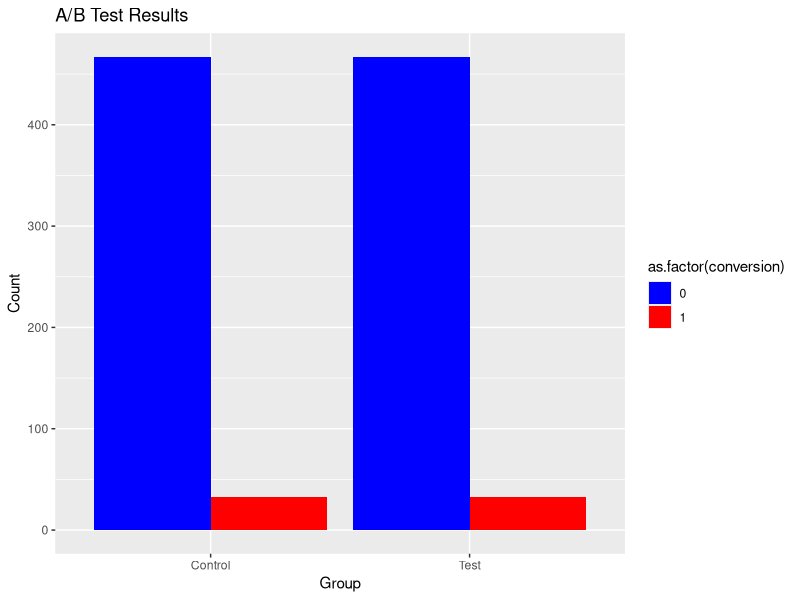
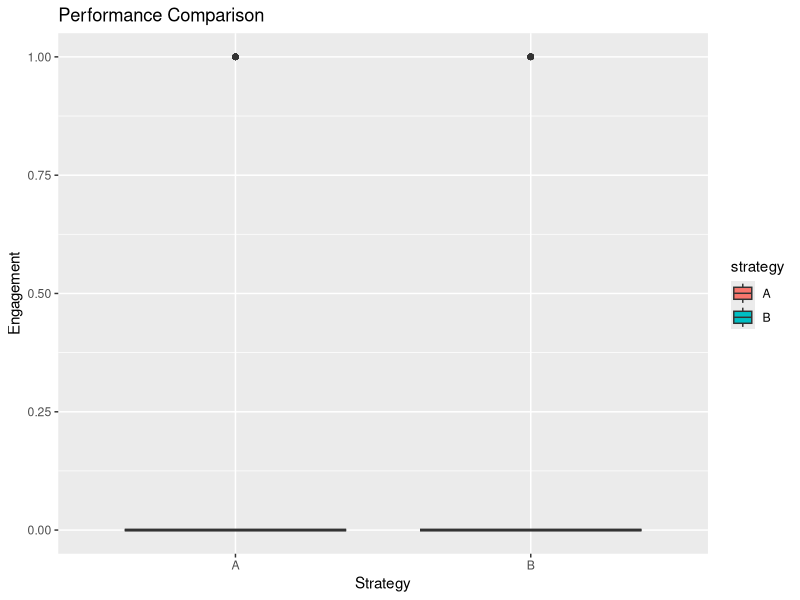
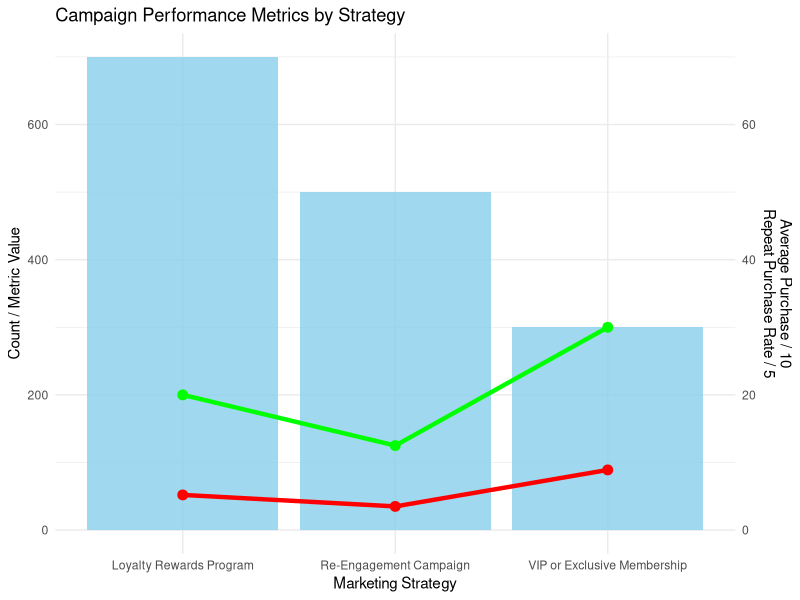

The R script that drew these images, in order:
install.packages(c("dplyr", "ggplot2"))
library(dplyr)
library(ggplot2)
# Set seed for reproducibility
set.seed(123)

control_data <- data.frame(user_id = 1:500, group = "Control")
test_data <- data.frame(user_id = 501:1000, group = "Test")

control_data$conversion <- rbinom(500, 1, 0.05)
test_data$conversion <- rbinom(500, 1, 0.08)
ab_test_data <- bind_rows(control_data, test_data)
ab_test_data <- ab_test_data[sample(nrow(ab_test_data)), ]
conversion_rates <- ab_test_data %>%
  group_by(group) %>%
  summarise(conversion_rate = mean(conversion))
print(conversion_rates)
ggplot(ab_test_data, aes(x = group, fill = as.factor(conversion))) +
  geom_bar(position = "dodge") +
  labs(title = "A/B Test Results", x = "Group", y = "Count") +
  scale_fill_manual(values = c("0" = "blue", "1" = "red"))

set.seed(123)
strategy_data <- data.frame(
  strategy = rep(c("A", "B"), each = 500),
  engagement = rbinom(1000, 1, c(0.05, 0.08))
)
summary(strategy_data)
library(ggplot2)

ggplot(strategy_data, aes(x = strategy, y = engagement, fill = strategy)) +
  geom_boxplot() +
  labs(title = "Performance Comparison", x = "Strategy", y = "Engagement")
t_test_result <- t.test(engagement ~ strategy, data = strategy_data)
print(t_test_result)
if (t_test_result$p.value < 0.05) {
  print("The difference in engagement is statistically significant.")
} else {
  print("There is no statistically significant difference in engagement.")
}
set.seed(123)
data <- data.frame(
  user_id = 1:1000,
  strategy = rep(c("A", "B"), each = 500),
  clicks = rbinom(1000, 1, c(0.2, 0.3)), # Simulated click data
  conversions = rbinom(1000, 1, c(0.05, 0.08)) # Simulated conversion data
)
data$ctr <- data$clicks / sum(data$clicks)
data$cr <- data$conversions / sum(data$conversions)
revenue_per_conversion <- 50 # Set your revenue per conversion value
data$revenue <- data$conversions * revenue_per_conversion
summary(data)
set.seed(123)

campaign_performance <- data.frame(
  Marketing_Strategy = c("Re-Engagement Campaign", "Loyalty Rewards Program", "VIP or Exclusive Membership"),
  Customers = c(500, 700, 300),
  Average_Purchase = c(3.5, 5.2, 8.9),
  Repeat_Purchase_Rate = c(25, 40, 60) # Percentage values
)

print(campaign_performance)

library(ggplot2)

ggplot(campaign_performance, aes(x = Marketing_Strategy)) +
  geom_bar(aes(y = Customers), stat = "identity", fill = "skyblue", alpha = 0.8) +
  geom_line(aes(y = Average_Purchase * 10, group = 1), color = "red", size = 1.5) +
  geom_point(aes(y = Average_Purchase * 10, group = 1), color = "red", size = 3) +
  geom_line(aes(y = Repeat_Purchase_Rate * 5, group = 1), color = "green", size = 1.5) +
  geom_point(aes(y = Repeat_Purchase_Rate * 5, group = 1), color = "green", size = 3) +
  labs(
    title = "Campaign Performance Metrics by Strategy",
    y = "Count / Metric Value",
    x = "Marketing Strategy"
  ) +
  scale_y_continuous(
    sec.axis = sec_axis(~./10, name = "Average Purchase / 10\nRepeat Purchase Rate / 5")
  ) +
  theme_minimal()
